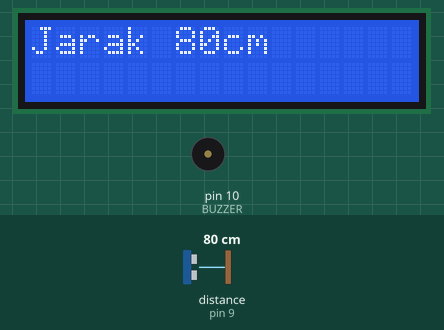
This sketch was run on a simulated Arduino Uno, built with avr-gcc and run on an emulated ATmega328P. Shown: 16×2 character LCD, buzzer (waves = sounding, pin HIGH). Wiring (inferred from the names in the program): ultrasonic range finder: trigger pin 8; echo pin 9. The test bench sets the inputs (shaded band); at power-on: distance to the obstacle (sensor on pin 9) 80 cm. The echo pulse lasts 58.3 µs per cm; pins used as bus, display or sensor lines are not drawn.

Above: at 1.7 s.
1.8 s: distance to the obstacle (sensor on pin 9) set to 15 cm
At 1.81 s:
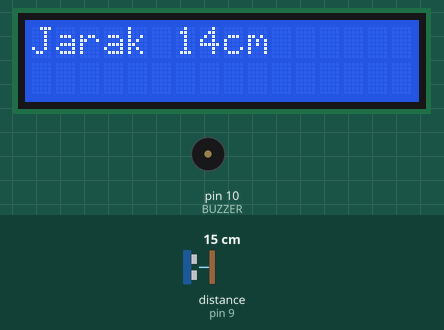
3.3 s: distance to the obstacle (sensor on pin 9) set to 12 cm
At 3.81 s:
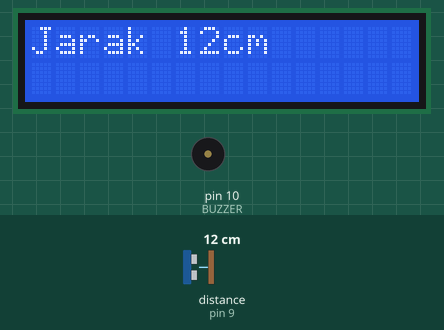
6.3 s: distance to the obstacle (sensor on pin 9) set to 2 cm
At 6.57 s:
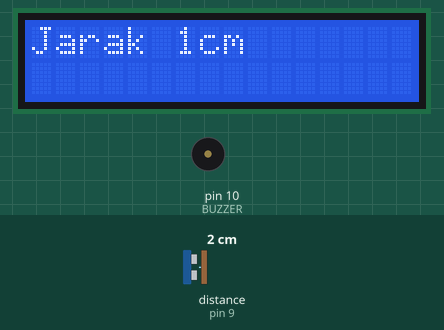
Timing chart, 0 to 13.9 s (numbered marks = the images above; inputs shaded):
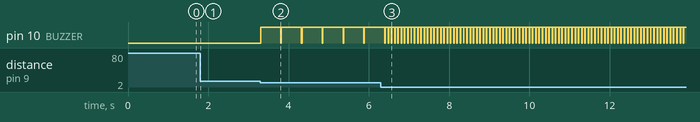

The sketch:

INKUBATOR_11-ULTRASONIC_SENSOR_PARKIR.ino
```cpp
#include <LiquidCrystal.h>
#define ECHOPIN 9
#define TRIGPIN 8
#define BUZZER  10

LiquidCrystal lcd(2, 3, 4, 5, 6, 7);
unsigned int jarak, timer;

void setup() {
  lcd.begin(16, 2);
  lcd.print("  SENSOR PARKIR");
  lcd.setCursor(0, 1);
  lcd.print("  MOBIL");
  delay(500);
  lcd.clear();
  lcd.print("Jarak = ");
  pinMode(ECHOPIN, INPUT);
  pinMode(TRIGPIN, OUTPUT);
  pinMode(BUZZER, OUTPUT);
  digitalWrite(BUZZER, LOW);
}

void loop() {
  digitalWrite(TRIGPIN, LOW);
  delayMicroseconds(2);
  digitalWrite(TRIGPIN, HIGH);
  delayMicroseconds(10);
  digitalWrite(TRIGPIN, LOW);
  timer=pulseIn(ECHOPIN, HIGH);
  jarak=timer/58;
  lcd.setCursor(6, 0);
  lcd.print(jarak);
  lcd.print("cm    ");
  if(jarak<=4){
    digitalWrite(BUZZER, HIGH);
    delay(70);
    digitalWrite(BUZZER, LOW);
    delay(10 );
  }
  else if(jarak<=8){
    digitalWrite(BUZZER, HIGH);
    delay(200);
    digitalWrite(BUZZER, LOW);
    delay(15);
  }
  else if(jarak<=12){
    digitalWrite(BUZZER, HIGH);
    delay(500);
    digitalWrite(BUZZER, LOW);
    delay(15);
  }
  else digitalWrite(BUZZER, LOW);
  //delay(250);
}
```

Measured:
- the behaviour switches between 14 and 13 cm on distance to the obstacle (sensor on pin 9) (found by bisection; images 1 and 2)
- after the input at 1.8 s, the display: first changes at once (image 1 shows a later state)
- after the input at 3.3 s, pin 10 (BUZZER): alternates HIGH for 0.50 s and LOW for 0.02 s, starting at once; the display: changes at once (image 2)
- after the input at 6.3 s, pin 10 (BUZZER): alternates HIGH for 0.07 s and LOW for 0.01 s, starting after 0.18 s; the display: changes after 0.11 s (image 3)
- what the display in image 2 shows lasts 0.5 s, from 3.3 s to 3.8 s
